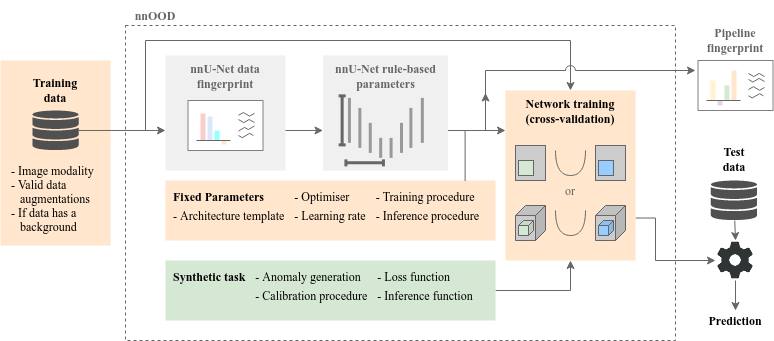
#> input picture documentation/nnOOD_overview_v2.png, 774 x 341 px; its folder holds only this picture in this run
$ python -i foreground_mask.py   (imports and definitions only)
#> lines starting #> are read from the running program, lines starting #| are printed output that depends on the picture
### nnad/utils/miscellaneous.py
from collections import OrderedDict
import importlib
import pkgutil
from pathlib import Path
import re
from typing import Dict, List, Tuple

import numpy as np
import torch


class no_op:
    def __enter__(self):
        pass

    def __exit__(self, *args):
        pass


# [142 lines left out: functions recursive_find_python_class, load_pretrained_weights, get_sample_ids_and_files, make_pos_enc, not called in this run]


def make_hypersphere_mask(radius: int, dims: int):
    L = np.arange(-radius, radius + 1)
    # It thinks meshgrid returns a string for some reason
    # noinspection PyTypeChecker
    mg: List[np.ndarray] = np.meshgrid(*([L] * dims))
    return np.sum([D ** 2 for D in mg], axis=0) <= radius ** 2


def make_default_mask():
    return np.array([])

### nnad/preprocessing/foreground_mask.py
import itertools

import numpy as np
from skimage import filters, measure, morphology, segmentation

from nnad.utils.miscellaneous import make_hypersphere_mask


def get_object_mask(img):
    # Excluding channels dimension
    num_channels = img.shape[0]
    image_shape = np.array(img.shape)[1:]

    # 5% of each dimension length
    corner_lens = image_shape // 20

    # Used for upper_bounds, so use dim lengths
    img_corners = list(itertools.product(*[[0, s] for s in image_shape]))

    all_corner_ranges = [[(0, l) if c == 0 else (c - l, c) for c, l in zip(c_coord, corner_lens)]
                         for c_coord in img_corners]
    corner_patch_slices = [
        tuple(slice(lb, ub) for lb, ub in cr) for cr in all_corner_ranges
    ]

    num_corner_seed_points = 2 ** len(image_shape)

    masks = []

    for i in range(num_channels):

        sobel_channel = filters.sobel(img[i])

        curr_channel_masks = []

        for c_c, c_r, c_s in zip(img_corners, all_corner_ranges, corner_patch_slices):

            patch_tolerance = sobel_channel[c_s].std()

            for _ in range(num_corner_seed_points):
                random_c = tuple(np.random.randint(lb, ub) for lb, ub in c_r)

                curr_channel_masks.append(segmentation.flood(sobel_channel, random_c, tolerance=patch_tolerance))

        masks.append(np.any(np.stack(curr_channel_masks), axis=0))

    bg_mask = np.all(np.stack(masks), axis=0)
    fg_mask = np.logical_not(bg_mask)

    def get_biggest_connected_component(m):
        label_m = measure.label(m)
        region_sizes = np.bincount(label_m.flatten())
        # Zero size of background, so is ignored when finding biggest region
        region_sizes[0] = 0
        biggest_region_label = np.argmax(region_sizes)
        return label_m == biggest_region_label

    init_biggest_region = get_biggest_connected_component(fg_mask)

    # Apply binary opening to mask of largest object, to smooth out edges / disconnect any spurious
    opening_structure_r = max(np.median(image_shape) // 250, 1)
    opening_structure = make_hypersphere_mask(opening_structure_r, len(image_shape))
    opened_biggest_region = morphology.binary_opening(init_biggest_region, footprint=opening_structure)

    return get_biggest_connected_component(opened_biggest_region)

>>> import cv2
>>> picture = cv2.imread('../../documentation/nnOOD_overview_v2.png', cv2.IMREAD_GRAYSCALE)
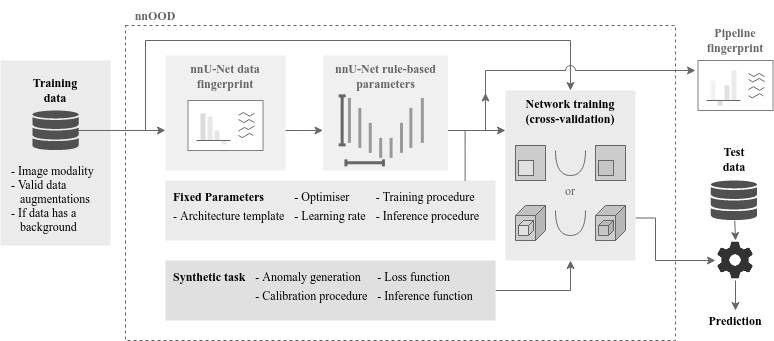
#> picture: shape (341, 774); min 0, max 255, mean 236.7
>>> result = get_object_mask(picture)
#> after the loop in get_object_mask, `for i in range(num_channels):`: masks = 341 items
#> in get_biggest_connected_component, `label_m = measure.label(m)`: label_m = 774 values from 1 to 1
#> in get_biggest_connected_component, `region_sizes = np.bincount(label_m.flatten())`: region_sizes = [0, 774]
#> in get_biggest_connected_component, `biggest_region_label = np.argmax(region_sizes)`: biggest_region_label = 1
#> in get_object_mask, `opening_structure_r = max(np.median(image_shape) // 250, 1)`: opening_structure_r = 3
#> in make_hypersphere_mask, `L = np.arange(-radius, radius + 1)`: L = [-3, -2, -1, 0, 1, 2, 3]
#> in make_hypersphere_mask, `mg: List[np.ndarray] = np.meshgrid(*([L] * dims))`: mg = [[-3, -2, -1, 0, 1, 2, 3]]
#> in get_object_mask, `opening_structure = make_hypersphere_mask(opening_structure_r, len(ima..`: opening_structure = [True, True, True, True, True, True, True]
